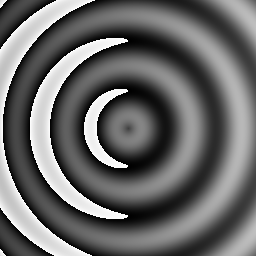
#> input picture data/plain_image.png, 256 x 256 px, found by its file name
$ python xor_cipher_python.py
#> lines starting #> are read from the running program, lines starting #| are printed output that depends on the picture
"""
xor_cipher_python.py
The PYTHON-side implementation of the same 8-bit XOR cipher used in the
SystemVerilog design, for the team's software half of the report.
Key = 8'b11000011 = 0xC3 = 195.

Run:  python3 scripts/xor_cipher_python.py
"""
import os
import numpy as np
from PIL import Image

KEY = 0b11000011  # 0xC3 = 195


# ---------- Part 1: single number ----------
def xor_byte(value: int, key: int = KEY) -> int:
    return (value ^ key) & 0xFF


def part1_single_number():
    plaintext = 200
    ciphertext = xor_byte(plaintext)
    decrypted = xor_byte(ciphertext)

    print("================ PART 1: SINGLE NUMBER (Python) ================")
    print(f"Key         = {KEY:08b} (0x{KEY:02X} = {KEY})")
    print(f"Plaintext   = {plaintext:08b} (0x{plaintext:02X} = {plaintext})")
    print(f"Ciphertext  = {ciphertext:08b} (0x{ciphertext:02X} = {ciphertext})")
    print(f"Decrypted   = {decrypted:08b} (0x{decrypted:02X} = {decrypted})")
    print("RESULT:", "PASS" if decrypted == plaintext else "FAIL")
    print()


# ---------- Part 2: vector ----------
def part2_vector():
    plain_vec = [10, 200, 55, 128, 0, 255, 77, 33, 9, 250, 61, 190, 5, 222, 100, 47]
    cipher_vec = [xor_byte(v) for v in plain_vec]
    decr_vec = [xor_byte(v) for v in cipher_vec]

    print("================ PART 2: VECTOR (Python) ================")
    print("Plaintext vector :", plain_vec)
    print("Ciphertext vector:", cipher_vec)
    print("Decrypted vector :", decr_vec)
    print("RESULT:", "PASS" if decr_vec == plain_vec else "FAIL")
    print()

    os.makedirs("outputs", exist_ok=True)
    with open("outputs/vector_cipher_python.hex", "w") as f:
        for v in cipher_vec:
            f.write(f"{v:02x}\n")


# ---------- Part 3: 256x256 grayscale image ----------
def part3_image():
    in_path = "data/plain_image.png"
    if not os.path.exists(in_path):
        print(f"Skipping Part 3 - {in_path} not found. "
              f"Run scripts/gen_test_image.py first (or drop your own 256x256 image there).")
        return

    img = Image.open(in_path).convert("L")
#> img is the input picture: PIL image 256x256 L; min 0, max 255, mean 104.5
    if img.size != (256, 256):
        img = img.resize((256, 256))
    arr = np.array(img, dtype=np.uint8)

    cipher_arr = np.bitwise_xor(arr, KEY).astype(np.uint8)
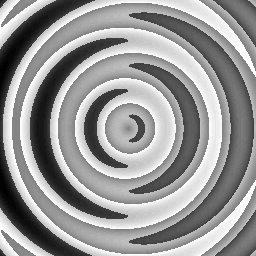
#> cipher_arr: shape (256, 256); min 0, max 255, mean 151.1
    decr_arr = np.bitwise_xor(cipher_arr, KEY).astype(np.uint8)

    os.makedirs("outputs", exist_ok=True)
    Image.fromarray(cipher_arr, mode="L").save("outputs/image_cipher_python.png")
    Image.fromarray(decr_arr, mode="L").save("outputs/image_decrypted_python.png")

    print("================ PART 3: 256x256 IMAGE (Python) ================")
    print(f"Loaded {in_path}, shape={arr.shape}")
#| Loaded data/plain_image.png, shape=(256, 256)
    print("Wrote outputs/image_cipher_python.png and outputs/image_decrypted_python.png")
    print("RESULT:", "PASS" if np.array_equal(arr, decr_arr) else "FAIL")
#| RESULT: PASS
    print()


if __name__ == "__main__":
    part1_single_number()
    part2_vector()
    part3_image()
